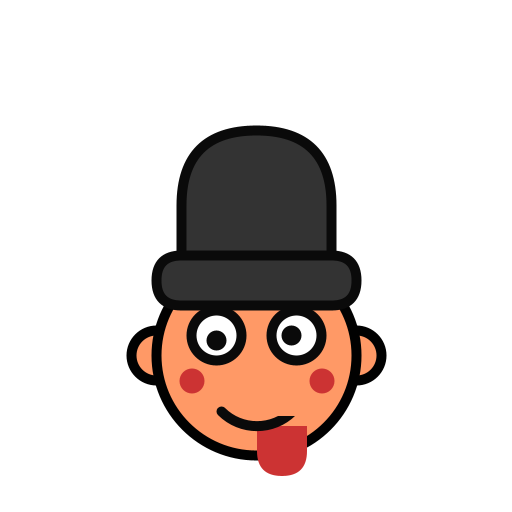
Frame 1 (no input)
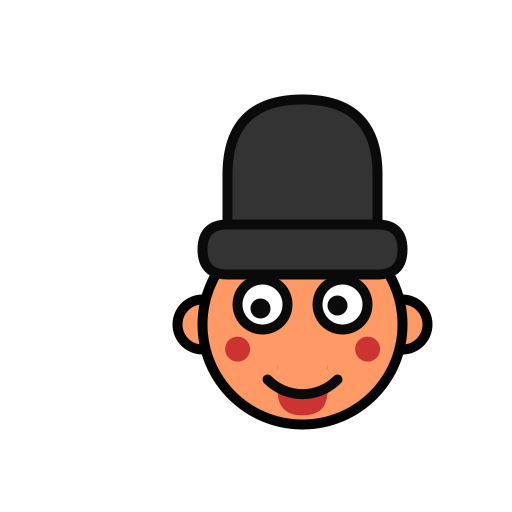
Frame 60 (the mouse pressed at the canvas centre just before this capture)
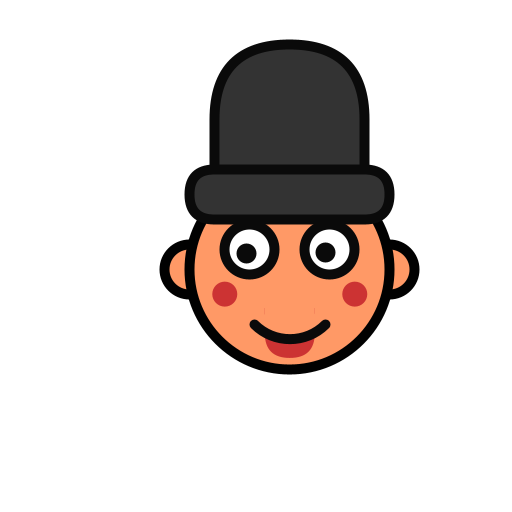
Frame 120 (the mouse held since frame 60 and released just before this capture)

The Processing sketch that drew these frames (run headless with seeded random() and noise(); from frame 60 on, the mouse is pressed at the canvas centre):

// Processing sketch: processing_132937
// ── processing_132937.pde


float a = 0;
float x;
float y;

void setup() {
  size( 512, 512 );
}

void draw() {
  background( 255 );
  stroke(1);
  strokeWeight( 10 );
  
  x = sin( a/10 );
  y = cos( a/10 );
  a++;
  
  translate( width/2+50*sin(a/50), 50+height/2+50*cos(a/50) );

  
  // EARS
  fill( 255, 153, 102);
  ellipse( -100, 0, 50, 50 );
  ellipse( 100, 0, 50, 50 );
  
  
  // HEAD
  ellipse( 0, 0, 200, 200 );
  
  // TONGUE
  noStroke();
  fill( 204, 51, 51 );
  rect( 0, 70+x*10, 50, 50, 0, 0, 50, 50);
  
  // MOUTH
  stroke( 10 );
  fill( 255, 153, 102);
  arc(0, 20, 100, 100, radians(45), radians(135));
  noStroke();
  rect(0, 40, 50, 20 );
  
  // EYES
  stroke( 10 );
  fill( 255 );
  ellipse( -40, -20, 50, 50 );
  ellipse( 40, -20, 50, 50 );
  ellipse( -40+x*5, -20+y*5, 10, 10 );
  ellipse( 40-y*5, -20-x*5, 10, 10 );
  
  // HAT
  fill( 51 );
  rectMode( CENTER );
  rect( 0, -150, 150, 150, 100, 100, 0, 0);
  rect( 0, -75, 200, 50, 25, 25, 25, 25);
 
  // BACKEN
  noStroke();
  fill( 204, 51, 51 );
  ellipse( -65, 25, 25 , 25 );
  ellipse( 65, 25, 25, 25 );
  
  println(x);
}
